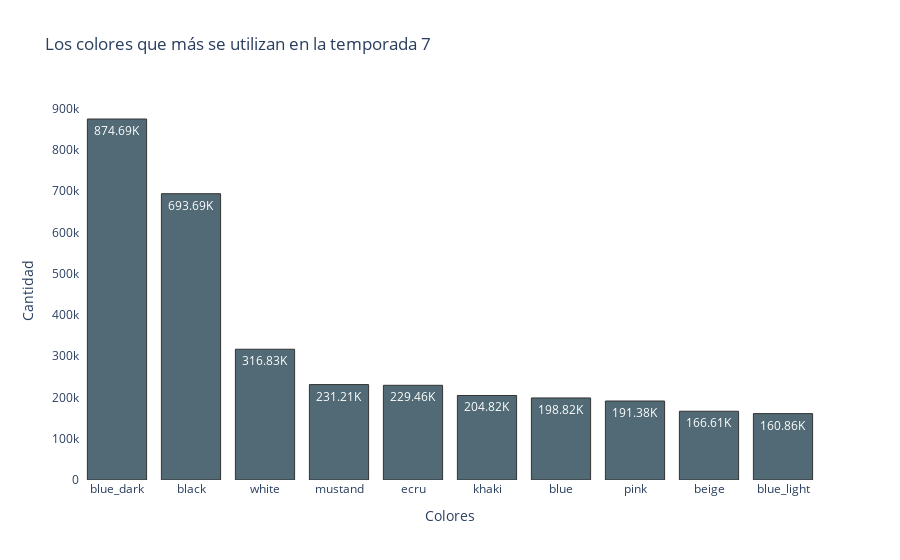

Notebook cell for this chart:
### Markdown cell above
##### Season 7

### Code cell
Season_7, orden, orden1 = season(7)
graficos_barras(paleta[0], orden, orden1, 'Los colores que más se utilizan en la temporada 7')

### Figure 1 — Plotly figure (JSON) as saved in the notebook; plotly's stock layout.template omitted (floating-point values rounded to 4 significant figures)
{"data": [{"marker": {"color": "#264653", "line": {"color": "black", "width": 1}}, "opacity": 0.8, "orientation": "v", "text": ["blue_dark", "black", "white", "mustand", "ecru", "khaki", "blue", "pink", "beige", "blue_light"], "textposition": "auto", "texttemplate": ["874.69K", "693.69K", "316.83K", "231.21K", "229.46K", "204.82K", "198.82K", "191.38K", "166.61K", "160.86K", "141.59K", "108.28K", "103.92K", "103.82K", "100.92K", "93.17K", "88.40K", "80.42K", "67.87K", "61.21K", "58.42K", "50.67K", "49.91K", "41.42K", "40.11K", "38.56K", "33.78K", "32.40K", "26.33K", "24.76K", "23.11K", "13.54K", "9.58K", "6.92K", "6.33K", "3.19K", "2.10K", "1.45K"], "type": "bar", "x": ["blue_dark", "black", "white", "mustand", "ecru", "khaki", "blue", "pink", "beige", "blue_light"], "y": [874690, 693689, 316832, 231213, 229457, 204822, 198818, 191384, 166613, 160858, 141595, 108277, 103917, 103824, 100916, 93172, 88401, 80415, 67867, 61210, 58420, 50675, 49907, 41422, 40112, 38562, 33781, 32404, 26327, 24758, 23112, 13538, 9578, 6916, 6325, 3190, 2100, 1451]}], "layout": {"paper_bgcolor": "white", "plot_bgcolor": "white", "title": {"text": "Los colores que más se utilizan en la temporada 7"}, "xaxis": {"title": {"text": "Colores"}}, "yaxis": {"title": {"text": "Cantidad"}}}}
